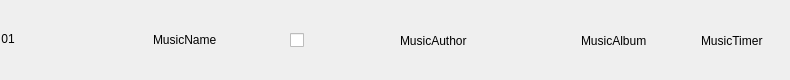
<?xml version="1.0" encoding="UTF-8"?>
<ui version="4.0">
 <class>NewCourierItem</class>
 <widget class="QWidget" name="NewCourierItem">
  <property name="geometry">
   <rect>
    <x>0</x>
    <y>0</y>
    <width>790</width>
    <height>80</height>
   </rect>
  </property>
  <property name="minimumSize">
   <size>
    <width>790</width>
    <height>80</height>
   </size>
  </property>
  <property name="maximumSize">
   <size>
    <width>790</width>
    <height>82</height>
   </size>
  </property>
  <property name="font">
   <font>
    <family>Microsoft YaHei UI</family>
   </font>
  </property>
  <property name="windowTitle">
   <string>Form</string>
  </property>
  <widget class="QLabel" name="labMusicNum">
   <property name="geometry">
    <rect>
     <x>0</x>
     <y>30</y>
     <width>16</width>
     <height>17</height>
    </rect>
   </property>
   <property name="font">
    <font>
     <family>Microsoft YaHei UI</family>
    </font>
   </property>
   <property name="text">
    <string>01</string>
   </property>
   <property name="alignment">
    <set>Qt::AlignCenter</set>
   </property>
  </widget>
  <widget class="QWidget" name="widMusicPic" native="true">
   <property name="geometry">
    <rect>
     <x>31</x>
     <y>11</y>
     <width>60</width>
     <height>60</height>
    </rect>
   </property>
   <property name="minimumSize">
    <size>
     <width>60</width>
     <height>60</height>
    </size>
   </property>
   <property name="maximumSize">
    <size>
     <width>60</width>
     <height>60</height>
    </size>
   </property>
  </widget>
  <widget class="QWidget" name="layoutWidget">
   <property name="geometry">
    <rect>
     <x>400</x>
     <y>30</y>
     <width>363</width>
     <height>22</height>
    </rect>
   </property>
   <layout class="QHBoxLayout" name="horizontalLayout_2">
    <item>
     <widget class="QLabel" name="MusicAuthor">
      <property name="font">
       <font>
        <family>Microsoft YaHei UI</family>
       </font>
      </property>
      <property name="text">
       <string>MusicAuthor</string>
      </property>
     </widget>
    </item>
    <item>
     <spacer name="horizontalSpacer_2">
      <property name="orientation">
       <enum>Qt::Horizontal</enum>
      </property>
      <property name="sizeHint" stdset="0">
       <size>
        <width>78</width>
        <height>20</height>
       </size>
      </property>
     </spacer>
    </item>
    <item>
     <widget class="QLabel" name="MusicAlbum">
      <property name="font">
       <font>
        <family>Microsoft YaHei UI</family>
       </font>
      </property>
      <property name="text">
       <string>MusicAlbum</string>
      </property>
     </widget>
    </item>
    <item>
     <spacer name="horizontalSpacer_3">
      <property name="orientation">
       <enum>Qt::Horizontal</enum>
      </property>
      <property name="sizeType">
       <enum>QSizePolicy::Fixed</enum>
      </property>
      <property name="sizeHint" stdset="0">
       <size>
        <width>48</width>
        <height>20</height>
       </size>
      </property>
     </spacer>
    </item>
    <item>
     <widget class="QLabel" name="MusicTimer">
      <property name="font">
       <font>
        <family>Microsoft YaHei UI</family>
       </font>
      </property>
      <property name="text">
       <string>MusicTimer</string>
      </property>
     </widget>
    </item>
   </layout>
  </widget>
  <widget class="QWidget" name="layoutWidget">
   <property name="geometry">
    <rect>
     <x>110</x>
     <y>30</y>
     <width>151</width>
     <height>19</height>
    </rect>
   </property>
   <layout class="QHBoxLayout" name="horizontalLayout">
    <item>
     <widget class="QLabel" name="MusicName">
      <property name="sizePolicy">
       <sizepolicy hsizetype="Fixed" vsizetype="Preferred">
        <horstretch>0</horstretch>
        <verstretch>0</verstretch>
       </sizepolicy>
      </property>
      <property name="font">
       <font>
        <family>Microsoft YaHei UI</family>
       </font>
      </property>
      <property name="text">
       <string>MusicName</string>
      </property>
     </widget>
    </item>
   </layout>
  </widget>
  <widget class="QCheckBox" name="checkBox">
   <property name="geometry">
    <rect>
     <x>290</x>
     <y>30</y>
     <width>31</width>
     <height>20</height>
    </rect>
   </property>
   <property name="text">
    <string/>
   </property>
  </widget>
 </widget>
 <resources/>
 <connections/>
</ui>
